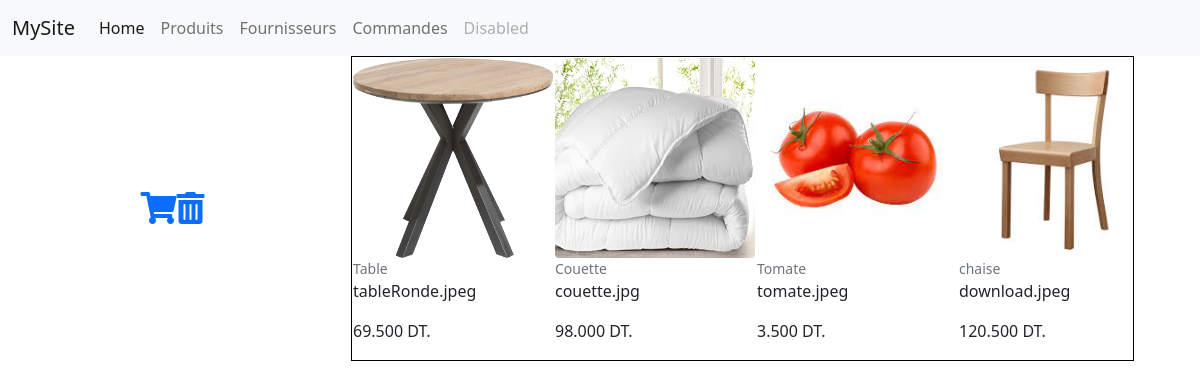
The app's page /magasin/ with its own data.
### magasin/models.py (models this page shows, shortened)
class Produit(models.Model):
    TYPE_CHOICES= [('em', 'emballé'), ('fr', 'frais'), ('cs', 'conserver')]
    libelle = models.CharField(max_length=100)
    description = models.TextField(default="nom definie")
    prix = models.DecimalField(max_digits=10, decimal_places=3)
    type = models.CharField(max_length=2, choices=TYPE_CHOICES,default="em")
    img = models.ImageField(blank=True)
    emballage= models.OneToOneField('Emballage',on_delete=models.CASCADE,null=True)
    frs = models.ForeignKey('Fournisseur',on_delete=models.CASCADE,null=True)

### magasin/views.py (the view, shortened to what this page needs)
# urls.py: path('', views.index),
def index(request):
    list=Produit.objects.all()
    return render(request,'vitrine.html',{'list':list})

### templates/vitrine.html (shortened to what this page needs)
{% extends 'base.html' %}
{% load static %}
{% block body %}
<form method='POST' class="post-form">
    <div class="container">
        <div style="overflow:scroll; border:#000000 1px solid;">
            <table>
                <tr>
                    {% for article in list %}
                    <td>
                        <img src='{{MEDIA_URL}}{{article.img}}' class="rounded float-start" height="200px" width="200px"
                            alt="">
                        <figcaption class="figure-caption">
                            {{article.libelle}}
                        </figcaption>
                        <p> {{article.img}} </p>
                        <p> {{article.prix}} DT. </p>
                    </td>
                    {% endfor %}
                </tr>
            </table>
        </div>
</form>
</div>
{% endblock %}

### templates/base.html (shortened to what this page needs)
{% load static %}
<!DOCTYPE html>
<html>
<head>
    <link href="https://cdn.jsdelivr.net/npm/bootstrap@5.0.0-beta3/dist/css/bootstrap.min.css" rel="stylesheet"
>
    <link rel="stylesheet" href="https://cdnjs.cloudflare.com/ajax/libs/font-awesome/5.15.3/css/all.min.css"
 />
    <link rel='stylesheet' type='text/css' media='screen' href="{% static 'css/base.css'%}">
</head>
<body>
    <nav class="navbar navbar-expand-lg navbar-light bg-light">
        <div class="container-fluid">
            <a class="navbar-brand" href="#">MySite</a>
            <div class="collapse navbar-collapse" id="navbarNav">
                <ul class="navbar-nav">
                    <li class="nav-item">
                        <a class="nav-link active" aria-current="page" href="#">Home</a>
                    </li>
                    <li class="nav-item">
                        <a class="nav-link" href="#">Produits</a>
                    </li>
                    <li class="nav-item">
                        <a class="nav-link" href="#">Fournisseurs</a>
                    </li>
                    <li class="nav-item">
                        <a class="nav-link" href="#">Commandes</a>
                    </li>
                    <li class="nav-item">
                        <a class="nav-link disabled" href="#" tabindex="-1" aria-disabled="true">Disabled</a>
                    </li>
                </ul>
            </div>
        </div>
    </nav>
    <div class="container">
        <div class="row ">
            <div class="col-3 d-flex  justify-content-center align-self-center">
                <a href="#">
                    <i class="fas fa-shopping-cart fa-2x"></i>
                </a>
                <a href="#">
                    <i class="fas fa-trash-alt fa-2x"></i>
                </a>
            </div>
            <div class="col-md-9 ">
                {% block body %}
                {% endblock %}
            </div>
        </div>
</body>
</html>

### records on screen
Produit: img (picture), libelle "Table", img "tableRonde.jpeg", prix "69.500"
Produit: img (picture), libelle "Couette", img "couette.jpg", prix "98.000"
Produit: img (picture), libelle "Tomate", img "tomate.jpeg", prix "3.500"
Produit: img (picture), libelle "chaise", img "download.jpeg", prix "120.500"
